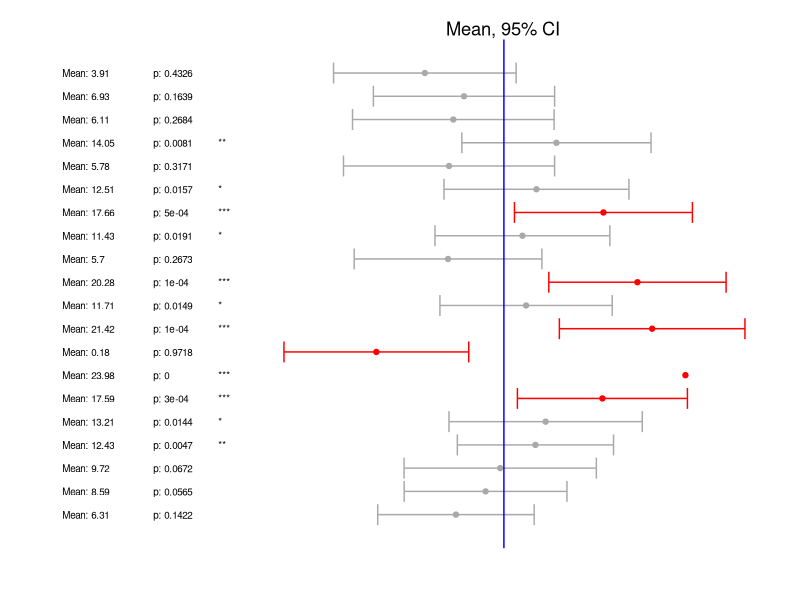

R code for this plot:
##########################################
# 
#         Small multiple graphs
#
# Series:
# Little Useless-useful R functions #28
#
# Created: September 14, 2021
# Author: Tomaž Kaštrun
# Blog: tomaztsql.wordpress.com

# Changelog: 
###########################################

set.seed(2900)

# 1. Making data of 20 cases
myData <- data.frame(value=rnorm(2000, mean = 40, sd=20))
myControls <- data.frame(value=rnorm(2000, mean = 30, sd=20))
cases <- NULL
controls <- NULL
for (i in 1:20) {
  cases[[i]] <- sample(myData$value, size=32)
  controls[[i]] <- sample(myControls$value, size=32)
}

estimates <- data.frame(lower=NA, 
                        meanDiff=sapply(cases, mean)-sapply(controls,mean),
                        caseSSE= sapply(cases, function(x) sum((x-mean(x))^2)),
                        controlSSE = sapply(controls, function(x) sum((x-mean(x))^2)),
                        sd=NA,
                        upper=NA)


# Calculating statistics
estimates$sd <- sqrt((estimates$caseSSE+estimates$controlSSE)/64)
se <- estimates$sd/sqrt(32)  
tBound <- qt(0.975, df=31)
zBound <-qnorm(0.975)
estimates$lower <- estimates$meanDiff - se*tBound 
estimates$upper <- estimates$meanDiff + se*tBound
estimates$problem = estimates$lower >10 | estimates$upper < 10


tTest <- mapply(t.test, x=controls, y=cases)
tTest <- as.data.frame(t(tTest))
estimates$p <- unlist(tTest$p.value)
estimates$p <- round(estimates$p, 4)
estimates$significance <- ""
estimates$significance[estimates$p<.05] <- "*"
estimates$significance[estimates$p<.01] <- "**"
estimates$significance[estimates$p<.001] <- "***"

estimates$sampleNum <- as.numeric(row.names(estimates))
popDifferenceSE <- sqrt(20^2+20^2)/sqrt(32)
fakeData<-data.frame(value=rnorm(1000000, mean=10, sd=popDifferenceSE))


# Clean
rm(popDifferenceSE,i,se,tBound, zBound, cases, controls, myData, myControls, tTest)


# 2. Get some libs for plotting

# get libraries we need for plotting and stacking the plots
library(grid)
library(gridExtra)
library(ggplot2)


problemColors <- c("TRUE"="red", "FALSE"="darkgrey")
colorScale <- scale_colour_manual(name="problem", values=problemColors)


finalTop <- ggplot(data=estimates, aes(x=meanDiff, y=sampleNum)) +
  
  geom_errorbarh(aes(xmin=lower,xmax=upper, color=problem)) +
  geom_point(aes(color=problem))  + 
  geom_vline(xintercept = 10, color="blue") +
  scale_y_reverse() + 
  geom_text(aes(x=-24, y=sampleNum, 
                label=paste("Mean:", round(meanDiff,2))),
            size = 2.5, hjust="inward") +
  
  geom_text(aes(x=-17, y=sampleNum, 
                label=paste("p: ",
                            p, sep="")),
            size = 2.5, hjust="inward") +
  
  scale_x_continuous(limits=c(-26,30)) +
  colorScale +
  theme_void() +

  theme(legend.position = "none",
        plot.title = element_text(hjust = 0.65),
        plot.margin = unit(c(10, 0, -2, 0), "pt")) +
  
  ggtitle("Mean, 95% CI") +
  geom_text(aes(x=-12, y=sampleNum, 
                label=estimates$significance),
            size = 2.5, hjust="inward") 


# 3. Final plotting
finalComplete <- grid.arrange(finalTop,ncol = 1, heights = c(10, 1))
